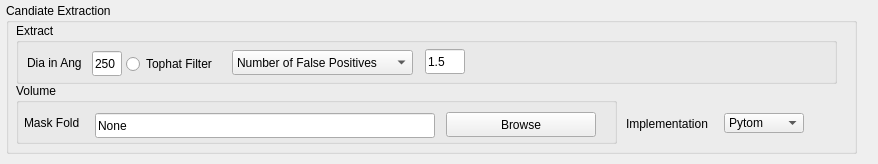
<?xml version="1.0" encoding="UTF-8"?>
<ui version="4.0">
 <class>Form</class>
 <widget class="QWidget" name="Form">
  <property name="geometry">
   <rect>
    <x>0</x>
    <y>0</y>
    <width>878</width>
    <height>164</height>
   </rect>
  </property>
  <property name="sizePolicy">
   <sizepolicy hsizetype="Preferred" vsizetype="Preferred">
    <horstretch>0</horstretch>
    <verstretch>0</verstretch>
   </sizepolicy>
  </property>
  <property name="windowTitle">
   <string>Form</string>
  </property>
  <widget class="QGroupBox" name="groupBox_27">
   <property name="geometry">
    <rect>
     <x>6</x>
     <y>3</y>
     <width>851</width>
     <height>151</height>
    </rect>
   </property>
   <property name="sizePolicy">
    <sizepolicy hsizetype="Ignored" vsizetype="Ignored">
     <horstretch>0</horstretch>
     <verstretch>0</verstretch>
    </sizepolicy>
   </property>
   <property name="title">
    <string>Candiate Extraction</string>
   </property>
   <widget class="QGroupBox" name="groupBox_33">
    <property name="geometry">
     <rect>
      <x>10</x>
      <y>80</y>
      <width>601</width>
      <height>61</height>
     </rect>
    </property>
    <property name="title">
     <string>Volume</string>
    </property>
    <widget class="QPushButton" name="btn_browse_movies_18">
     <property name="geometry">
      <rect>
       <x>862</x>
       <y>30</y>
       <width>150</width>
       <height>25</height>
      </rect>
     </property>
     <property name="text">
      <string>Browse</string>
     </property>
    </widget>
    <widget class="QLabel" name="label_71">
     <property name="geometry">
      <rect>
       <x>8</x>
       <y>25</y>
       <width>101</width>
       <height>30</height>
      </rect>
     </property>
     <property name="text">
      <string>Mask Fold</string>
     </property>
    </widget>
    <widget class="QLineEdit" name="line_path_movies_12">
     <property name="geometry">
      <rect>
       <x>79</x>
       <y>30</y>
       <width>340</width>
       <height>25</height>
      </rect>
     </property>
     <property name="text">
      <string>None</string>
     </property>
    </widget>
    <widget class="QPushButton" name="btn_browse_movies_19">
     <property name="geometry">
      <rect>
       <x>430</x>
       <y>29</y>
       <width>150</width>
       <height>25</height>
      </rect>
     </property>
     <property name="text">
      <string>Browse</string>
     </property>
    </widget>
   </widget>
   <widget class="QGroupBox" name="groupBox_34">
    <property name="geometry">
     <rect>
      <x>10</x>
      <y>20</y>
      <width>821</width>
      <height>61</height>
     </rect>
    </property>
    <property name="sizePolicy">
     <sizepolicy hsizetype="Ignored" vsizetype="Ignored">
      <horstretch>0</horstretch>
      <verstretch>0</verstretch>
     </sizepolicy>
    </property>
    <property name="title">
     <string>Extract</string>
    </property>
    <widget class="QLabel" name="label_65">
     <property name="geometry">
      <rect>
       <x>11</x>
       <y>30</y>
       <width>60</width>
       <height>20</height>
      </rect>
     </property>
     <property name="text">
      <string>Dia in Ang</string>
     </property>
    </widget>
    <widget class="QLineEdit" name="line_path_movies_9">
     <property name="geometry">
      <rect>
       <x>76</x>
       <y>28</y>
       <width>30</width>
       <height>25</height>
      </rect>
     </property>
     <property name="text">
      <string>250</string>
     </property>
    </widget>
    <widget class="QRadioButton" name="radioButton_6">
     <property name="geometry">
      <rect>
       <x>110</x>
       <y>26</y>
       <width>100</width>
       <height>30</height>
      </rect>
     </property>
     <property name="text">
      <string>Tophat Filter</string>
     </property>
    </widget>
    <widget class="QComboBox" name="dropDown_gainFlip_5">
     <property name="geometry">
      <rect>
       <x>216</x>
       <y>27</y>
       <width>181</width>
       <height>25</height>
      </rect>
     </property>
     <item>
      <property name="text">
       <string>Number of False Positives</string>
      </property>
     </item>
     <item>
      <property name="text">
       <string>Manual Cut off</string>
      </property>
     </item>
     <item>
      <property name="text">
       <string>Number of Particles </string>
      </property>
     </item>
    </widget>
    <widget class="QLineEdit" name="line_path_movies_10">
     <property name="geometry">
      <rect>
       <x>409</x>
       <y>26</y>
       <width>40</width>
       <height>25</height>
      </rect>
     </property>
     <property name="text">
      <string>1.5</string>
     </property>
    </widget>
   </widget>
   <widget class="QLabel" name="label_76">
    <property name="geometry">
     <rect>
      <x>620</x>
      <y>113</y>
      <width>91</width>
      <height>15</height>
     </rect>
    </property>
    <property name="text">
     <string>Implementation</string>
    </property>
   </widget>
   <widget class="QComboBox" name="dropDown_tomoAlignProgram_3">
    <property name="geometry">
     <rect>
      <x>718</x>
      <y>110</y>
      <width>80</width>
      <height>20</height>
     </rect>
    </property>
    <item>
     <property name="text">
      <string>Pytom</string>
     </property>
    </item>
   </widget>
  </widget>
 </widget>
 <resources/>
 <connections/>
</ui>
